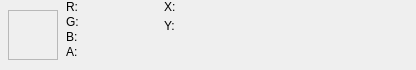
<?xml version="1.0" encoding="UTF-8"?>
<ui version="4.0">
 <class>TextureInfoBar</class>
 <widget class="QWidget" name="TextureInfoBar">
  <property name="geometry">
   <rect>
    <x>0</x>
    <y>0</y>
    <width>416</width>
    <height>70</height>
   </rect>
  </property>
  <layout class="QHBoxLayout" name="horizontalLayout">
   <property name="spacing">
    <number>8</number>
   </property>
   <property name="leftMargin">
    <number>8</number>
   </property>
   <property name="topMargin">
    <number>0</number>
   </property>
   <property name="rightMargin">
    <number>0</number>
   </property>
   <property name="bottomMargin">
    <number>0</number>
   </property>
   <item>
    <widget class="QFrame" name="color">
     <property name="minimumSize">
      <size>
       <width>50</width>
       <height>50</height>
      </size>
     </property>
     <property name="maximumSize">
      <size>
       <width>50</width>
       <height>50</height>
      </size>
     </property>
     <property name="frameShape">
      <enum>QFrame::StyledPanel</enum>
     </property>
     <property name="frameShadow">
      <enum>QFrame::Raised</enum>
     </property>
    </widget>
   </item>
   <item>
    <layout class="QVBoxLayout" name="verticalLayout_3">
     <property name="spacing">
      <number>1</number>
     </property>
     <item>
      <widget class="QLabel" name="pickerColorR">
       <property name="text">
        <string>R:</string>
       </property>
      </widget>
     </item>
     <item>
      <widget class="QLabel" name="pickerColorG">
       <property name="text">
        <string>G:</string>
       </property>
      </widget>
     </item>
     <item>
      <widget class="QLabel" name="pickerColorB">
       <property name="text">
        <string>B:</string>
       </property>
      </widget>
     </item>
     <item>
      <widget class="QLabel" name="pickerColorA">
       <property name="minimumSize">
        <size>
         <width>90</width>
         <height>0</height>
        </size>
       </property>
       <property name="text">
        <string>A:</string>
       </property>
      </widget>
     </item>
     <item>
      <spacer name="verticalSpacer_2">
       <property name="orientation">
        <enum>Qt::Vertical</enum>
       </property>
       <property name="sizeHint" stdset="0">
        <size>
         <width>20</width>
         <height>40</height>
        </size>
       </property>
      </spacer>
     </item>
    </layout>
   </item>
   <item>
    <layout class="QVBoxLayout" name="verticalLayout">
     <property name="spacing">
      <number>5</number>
     </property>
     <item>
      <widget class="QLabel" name="mousePositionX">
       <property name="minimumSize">
        <size>
         <width>70</width>
         <height>0</height>
        </size>
       </property>
       <property name="text">
        <string>X:</string>
       </property>
      </widget>
     </item>
     <item>
      <widget class="QLabel" name="mousePositionY">
       <property name="text">
        <string>Y:</string>
       </property>
      </widget>
     </item>
     <item>
      <spacer name="verticalSpacer">
       <property name="orientation">
        <enum>Qt::Vertical</enum>
       </property>
       <property name="sizeHint" stdset="0">
        <size>
         <width>20</width>
         <height>40</height>
        </size>
       </property>
      </spacer>
     </item>
    </layout>
   </item>
   <item>
    <spacer name="horizontalSpacer">
     <property name="orientation">
      <enum>Qt::Horizontal</enum>
     </property>
     <property name="sizeHint" stdset="0">
      <size>
       <width>40</width>
       <height>20</height>
      </size>
     </property>
    </spacer>
   </item>
   <item>
    <layout class="QVBoxLayout" name="verticalLayout_2">
     <property name="topMargin">
      <number>8</number>
     </property>
     <property name="rightMargin">
      <number>4</number>
     </property>
     <item>
      <widget class="QPushButton" name="closeButton">
       <property name="maximumSize">
        <size>
         <width>16</width>
         <height>16</height>
        </size>
       </property>
       <property name="icon">
        <iconset resource="../resources.qrc">
         <normaloff>:/images/16x16/window-close.png</normaloff>:/images/16x16/window-close.png</iconset>
       </property>
       <property name="flat">
        <bool>true</bool>
       </property>
      </widget>
     </item>
     <item>
      <spacer name="verticalSpacer_3">
       <property name="orientation">
        <enum>Qt::Vertical</enum>
       </property>
       <property name="sizeHint" stdset="0">
        <size>
         <width>20</width>
         <height>40</height>
        </size>
       </property>
      </spacer>
     </item>
    </layout>
   </item>
  </layout>
 </widget>
 <resources>
  <include location="../resources.qrc"/>
  <include location="../resources.qrc"/>
 </resources>
 <connections/>
</ui>
